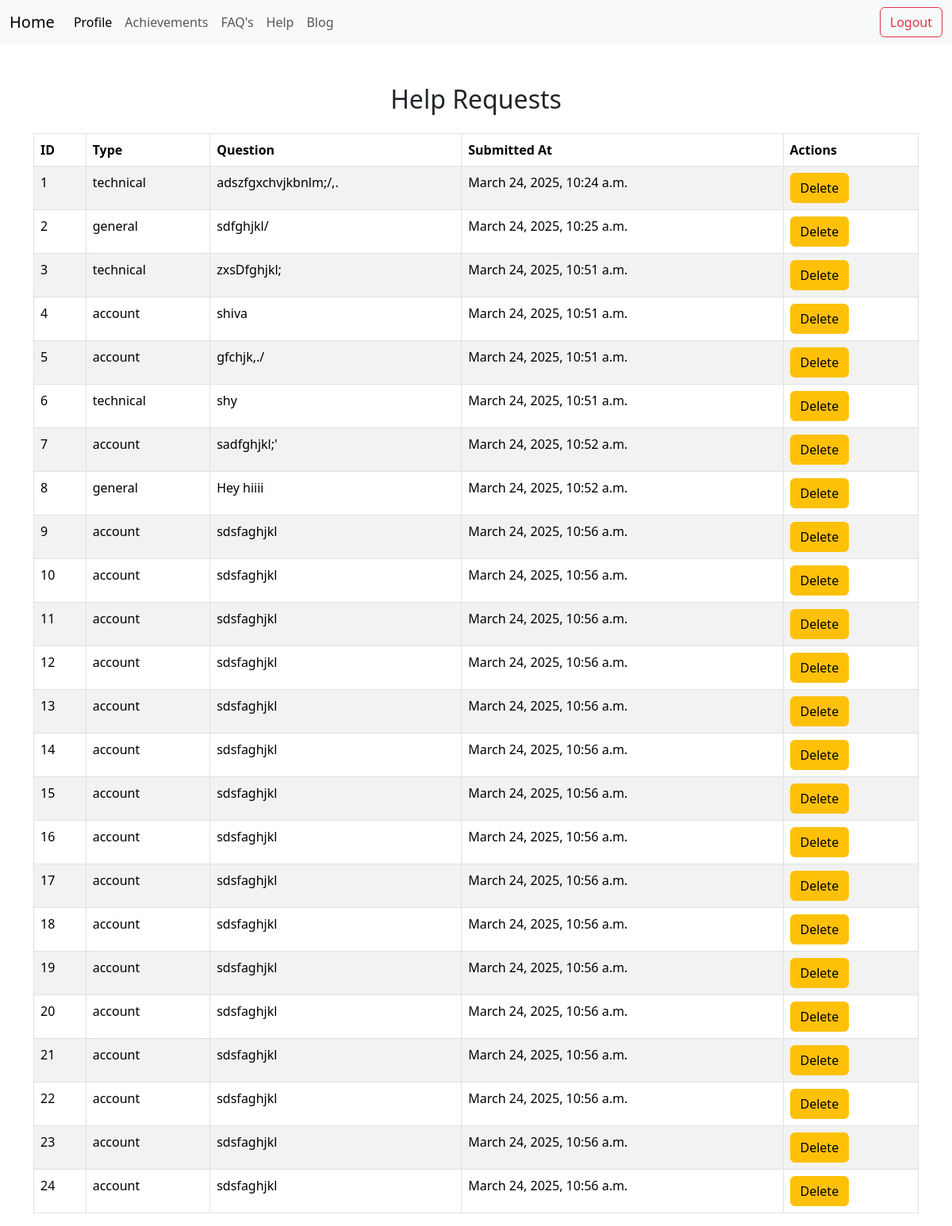
Page /helpRequest/ on the committed database.
### myapp/models.py (models this page shows, shortened)
class HelpRequest(models.Model):
    HELP_TYPE_CHOICES = [
        ('technical', 'Technical Support'),
        ('account', 'Account Issues'),
        ('general', 'General Inquiry'),
    ]
    help_type = models.CharField(max_length=20,choices=HELP_TYPE_CHOICES)
    question = models.TextField()
    created_at = models.DateTimeField(auto_now_add=True)

### myapp/views.py (the view)
# urls.py: path('helpRequest/',helpRequest,name='helpRequest'),
def helpRequest(request):
    helpRequests = HelpRequest.objects.all()
    if request.method == 'POST':
        help_type = request.POST.get('help_type')
        question = request.POST.get('question')
        help_request = HelpRequest.objects.create(help_type=help_type, question=question)
        help_request.save()
        return redirect('home')
    return render(request, 'help.html', {'helpRequests': helpRequests})

### myapp/templates/help.html (shortened to what this page needs)
{% extends "base.html" %}
{% load static %}
{% block helpRequest %}
    <div class="container" style="margin-top: 50px;">
        <h2 class="text-center mb-4">Help Requests</h2>
        <table class="table table-bordered table-striped">
            <thead>
                <tr>
                    <th>ID</th>
                    <th>Type</th>
                    <th>Question</th>
                    <th>Submitted At</th>
                    <th>Actions</th>
                </tr>
            </thead>
            <tbody>
                {% for helpRequest in helpRequests %}
                    <tr>
                        <td>{{ helpRequest.id }}</td>
                        <td>{{ helpRequest.help_type }}</td>
                        <td>{{ helpRequest.question }}</td>
                        <td>{{ helpRequest.created_at }}</td>
                        <td>
                            <a href="{% url 'delete_help_request' helpRequest.id %}" class="btn btn-warning">Delete</a>
                    </tr>
                {% empty %}
                    <tr>
                        <td colspan="4" class="text-center">No help requests found</td>
                    </tr>
                {% endfor %}
            </tbody>
        </table>
    </div>
{% endblock %}

### rows in the picture
HelpRequest: id "1", help_type "technical", question "adszfgxchvjkbnlm;/,.", created_at "March 24, 2025, 10:24 a.m."
HelpRequest: id "2", help_type "general", question "sdfghjkl/", created_at "March 24, 2025, 10:25 a.m."
HelpRequest: id "3", help_type "technical", question "zxsDfghjkl;", created_at "March 24, 2025, 10:51 a.m."
HelpRequest: id "4", help_type "account", question "shiva", created_at "March 24, 2025, 10:51 a.m."
HelpRequest: id "5", help_type "account", question "gfchjk,./", created_at "March 24, 2025, 10:51 a.m."
HelpRequest: id "6", help_type "technical", question "shy", created_at "March 24, 2025, 10:51 a.m."
HelpRequest: id "7", help_type "account", question "sadfghjkl;'", created_at "March 24, 2025, 10:52 a.m."
HelpRequest: id "8", help_type "general", question "Hey hiiii", created_at "March 24, 2025, 10:52 a.m."
HelpRequest: id "9", help_type "account", question "sdsfaghjkl", created_at "March 24, 2025, 10:56 a.m."
HelpRequest: id "10", help_type "account", question "sdsfaghjkl", created_at "March 24, 2025, 10:56 a.m."
HelpRequest: id "11", help_type "account", question "sdsfaghjkl", created_at "March 24, 2025, 10:56 a.m."
HelpRequest: id "12", help_type "account", question "sdsfaghjkl", created_at "March 24, 2025, 10:56 a.m."
HelpRequest: id "13", help_type "account", question "sdsfaghjkl", created_at "March 24, 2025, 10:56 a.m."
HelpRequest: id "14", help_type "account", question "sdsfaghjkl", created_at "March 24, 2025, 10:56 a.m."
HelpRequest: id "15", help_type "account", question "sdsfaghjkl", created_at "March 24, 2025, 10:56 a.m."
HelpRequest: id "16", help_type "account", question "sdsfaghjkl", created_at "March 24, 2025, 10:56 a.m."
HelpRequest: id "17", help_type "account", question "sdsfaghjkl", created_at "March 24, 2025, 10:56 a.m."
HelpRequest: id "18", help_type "account", question "sdsfaghjkl", created_at "March 24, 2025, 10:56 a.m."
HelpRequest: id "19", help_type "account", question "sdsfaghjkl", created_at "March 24, 2025, 10:56 a.m."
HelpRequest: id "20", help_type "account", question "sdsfaghjkl", created_at "March 24, 2025, 10:56 a.m."
HelpRequest: id "21", help_type "account", question "sdsfaghjkl", created_at "March 24, 2025, 10:56 a.m."
HelpRequest: id "22", help_type "account", question "sdsfaghjkl", created_at "March 24, 2025, 10:56 a.m."
HelpRequest: id "23", help_type "account", question "sdsfaghjkl", created_at "March 24, 2025, 10:56 a.m."
HelpRequest: id "24", help_type "account", question "sdsfaghjkl", created_at "March 24, 2025, 10:56 a.m."
